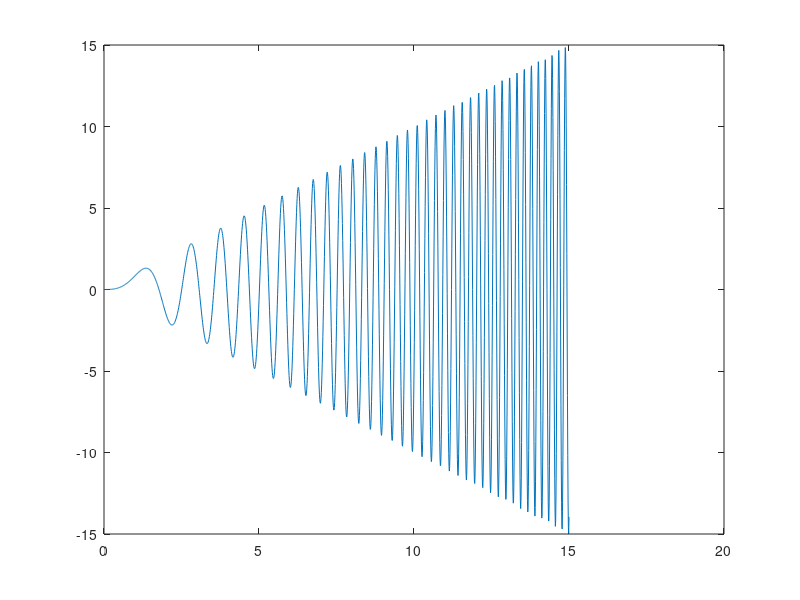

Source code (MATLAB):
function MyContextMenuExample
    global hLine
    hMenuCt=uicontextmenu;
    uimenu(hMenuCt,'Label','red','Callback','Clbk1');
    uimenu(hMenuCt,'Label','green','Callback','Clbk2');
    uimenu(hMenuCt,'Label','magenta','Callback','Clbk3');
    x=0:0.01:15;
    for i=1:length(x)
        y(i)=x(i)*sin(x(i)^2);
    end
    hLine=plot(x,y,'UIContextMenu',hMenuCt);
end


